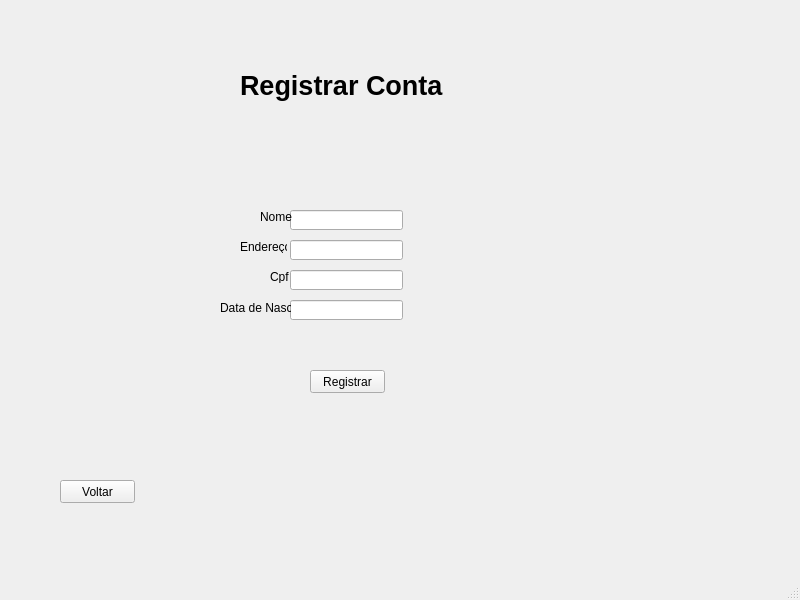
<?xml version="1.0" encoding="UTF-8"?>
<ui version="4.0">
 <class>MainWindow</class>
 <widget class="QMainWindow" name="MainWindow">
  <property name="geometry">
   <rect>
    <x>0</x>
    <y>0</y>
    <width>800</width>
    <height>600</height>
   </rect>
  </property>
  <property name="windowTitle">
   <string>MainWindow</string>
  </property>
  <widget class="QWidget" name="centralwidget">
   <widget class="QLineEdit" name="lineEdit">
    <property name="geometry">
     <rect>
      <x>290</x>
      <y>210</y>
      <width>113</width>
      <height>20</height>
     </rect>
    </property>
   </widget>
   <widget class="QLabel" name="label">
    <property name="geometry">
     <rect>
      <x>260</x>
      <y>210</y>
      <width>47</width>
      <height>13</height>
     </rect>
    </property>
    <property name="text">
     <string>Nome</string>
    </property>
   </widget>
   <widget class="QPushButton" name="pushButton">
    <property name="geometry">
     <rect>
      <x>310</x>
      <y>370</y>
      <width>75</width>
      <height>23</height>
     </rect>
    </property>
    <property name="text">
     <string>Registrar</string>
    </property>
   </widget>
   <widget class="QLineEdit" name="lineEdit_2">
    <property name="geometry">
     <rect>
      <x>290</x>
      <y>240</y>
      <width>113</width>
      <height>20</height>
     </rect>
    </property>
   </widget>
   <widget class="QLabel" name="label_2">
    <property name="geometry">
     <rect>
      <x>240</x>
      <y>240</y>
      <width>47</width>
      <height>13</height>
     </rect>
    </property>
    <property name="text">
     <string>Endereço</string>
    </property>
   </widget>
   <widget class="QLineEdit" name="lineEdit_3">
    <property name="geometry">
     <rect>
      <x>290</x>
      <y>270</y>
      <width>113</width>
      <height>20</height>
     </rect>
    </property>
   </widget>
   <widget class="QLabel" name="label_3">
    <property name="geometry">
     <rect>
      <x>270</x>
      <y>270</y>
      <width>47</width>
      <height>13</height>
     </rect>
    </property>
    <property name="text">
     <string>Cpf</string>
    </property>
   </widget>
   <widget class="QLineEdit" name="lineEdit_4">
    <property name="geometry">
     <rect>
      <x>290</x>
      <y>300</y>
      <width>113</width>
      <height>20</height>
     </rect>
    </property>
    <property name="text">
     <string/>
    </property>
   </widget>
   <widget class="QLabel" name="label_4">
    <property name="geometry">
     <rect>
      <x>220</x>
      <y>300</y>
      <width>71</width>
      <height>16</height>
     </rect>
    </property>
    <property name="text">
     <string>Data de Nasc.</string>
    </property>
   </widget>
   <widget class="QLabel" name="label_5">
    <property name="geometry">
     <rect>
      <x>240</x>
      <y>70</y>
      <width>221</width>
      <height>31</height>
     </rect>
    </property>
    <property name="font">
     <font>
      <family>Arial</family>
      <pointsize>20</pointsize>
      <weight>75</weight>
      <bold>true</bold>
     </font>
    </property>
    <property name="text">
     <string>Registrar Conta</string>
    </property>
   </widget>
   <widget class="QPushButton" name="pushButton_2">
    <property name="geometry">
     <rect>
      <x>60</x>
      <y>480</y>
      <width>75</width>
      <height>23</height>
     </rect>
    </property>
    <property name="text">
     <string>Voltar</string>
    </property>
   </widget>
  </widget>
  <widget class="QMenuBar" name="menubar">
   <property name="geometry">
    <rect>
     <x>0</x>
     <y>0</y>
     <width>800</width>
     <height>21</height>
    </rect>
   </property>
  </widget>
  <widget class="QStatusBar" name="statusbar"/>
 </widget>
 <resources/>
 <connections/>
</ui>
